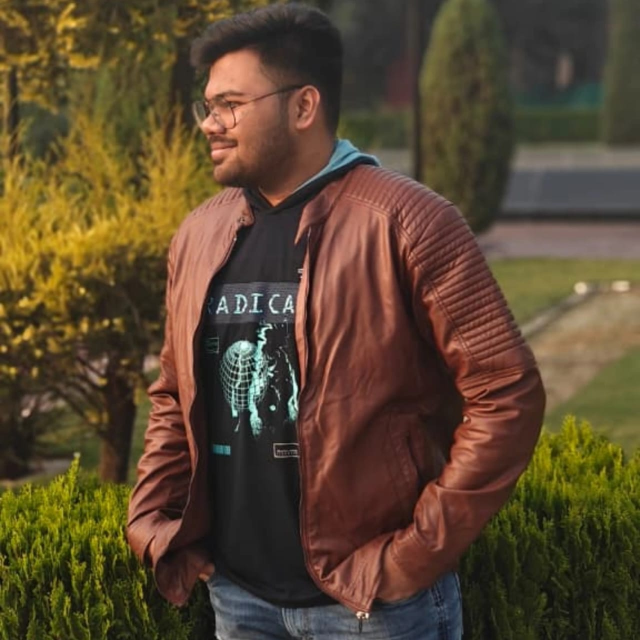
#> input picture profile.jpg, 1280 x 1280 px (shown at 1/2 size)
$ python make_sketch.py
#> lines starting #> are read from the running program, lines starting #| are printed output that depends on the picture; after the words box and inside, x2 and y2 are one past the last pixel; in counts of white or black regions, pixels touching at a corner belong together
"""
Trace profile.jpg into the line drawing the hero portrait draws itself with.

    pip install opencv-python-headless numpy
    python scripts/make_sketch.py

Pipeline: GrabCut separates the subject from the garden behind it, the mask's
outline becomes the silhouette, and Canny edges *inside* the mask become the
features (glasses, ear, eyes, beard line, jacket seams). Every edge is walked
into a single-pass polyline, simplified, smoothed into cubic Beziers and
written to data/sketch.json in a 0..1000 box that lines up exactly with the
portrait crop in data/avatar.txt (both use CROP below).

Like make_avatar.py this is an offline step: the JSON is committed, so the
daily build needs neither OpenCV nor the photo.
"""
import json
import os
import sys

ROOT = os.path.dirname(os.path.dirname(os.path.abspath(__file__)))
SRC = os.path.join(ROOT, "profile.jpg")
OUT = os.path.join(ROOT, "data", "sketch.json")

CROP = (320, 0, 760, 440)   # keep in step with make_avatar.CROP
WORK = 840                  # working resolution for edge detection
MIN_LEN = 22                # drop edge fragments shorter than this (px @ WORK)
MAX_PATHS = 170
BUCKETS = 12                # drawing waves; build.py staggers one keyframe per wave


def walk(contour, seen):
    """findContours walks both sides of a 1px line. Keep each pixel once,
    splitting wherever the walk doubles back over pixels already used."""
    runs, cur = [], []
    for p in contour[:, 0, :]:
        key = (int(p[0]), int(p[1]))
        if key in seen:
            if len(cur) > 1:
                runs.append(cur)
            cur = []
            continue
        seen.add(key)
        cur.append(key)
    if len(cur) > 1:
        runs.append(cur)
    return runs


def plen(pts):
    import math
    return sum(math.dist(pts[i], pts[i + 1]) for i in range(len(pts) - 1))


def to_path(pts, s):
    """Catmull-Rom through the simplified points -> cubic Bezier path."""
    P = [(x * s, y * s) for x, y in pts]
    if len(P) == 2:
        return "M%.0f %.0fL%.0f %.0f" % (P[0] + P[1])
    d = ["M%.0f %.0f" % P[0]]
    for i in range(len(P) - 1):
        p0 = P[i - 1] if i else P[i]
        p1, p2 = P[i], P[i + 1]
        p3 = P[i + 2] if i + 2 < len(P) else p2
        c1 = (p1[0] + (p2[0] - p0[0]) / 6, p1[1] + (p2[1] - p0[1]) / 6)
        c2 = (p2[0] - (p3[0] - p1[0]) / 6, p2[1] - (p3[1] - p1[1]) / 6)
        d.append("C%.0f %.0f %.0f %.0f %.0f %.0f" % (c1 + c2 + p2))
    return "".join(d)


def main():
    try:
        import cv2
        import numpy as np
    except Exception as e:
        print("needs opencv-python-headless and numpy (%s)" % e, file=sys.stderr)
        return 1

    im = cv2.imread(SRC)
#> im is the input picture: shape (1280, 1280, 3); mean B, G, R 48.2, 71.1, 89.2
    x0, y0, x1, y1 = CROP
    c = cv2.resize(im[y0:y1, x0:x1], (WORK, WORK), interpolation=cv2.INTER_CUBIC)
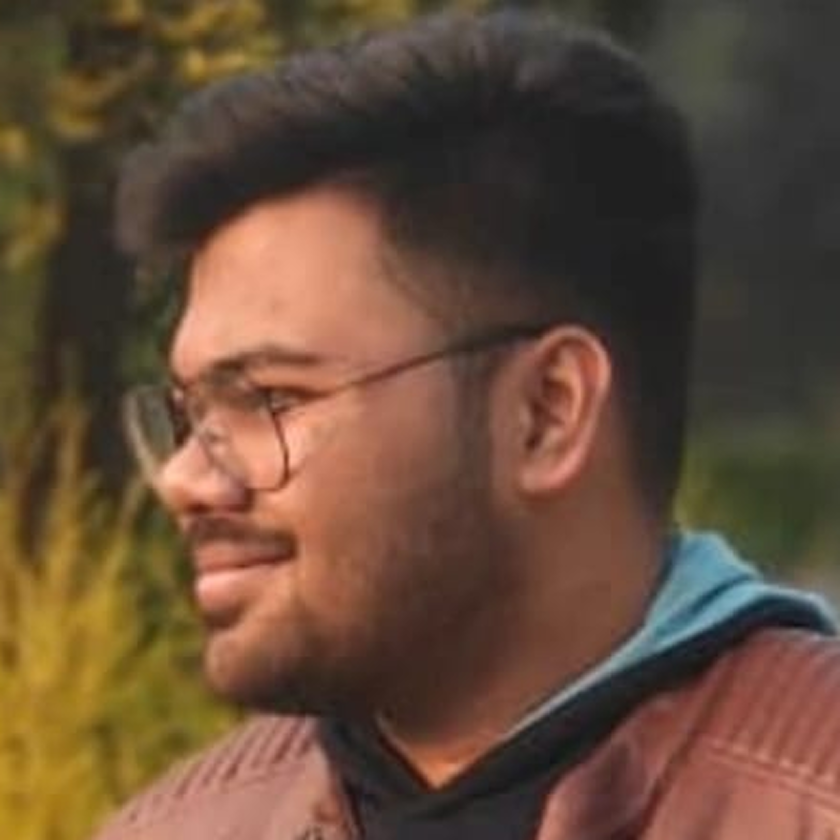
#> c: shape (840, 840, 3); mean B, G, R 57.4, 75.8, 100.5

    # -- subject mask
    mask = np.zeros(c.shape[:2], np.uint8)
    bg, fg = np.zeros((1, 65)), np.zeros((1, 65))
    cv2.grabCut(c, mask, (40, 1, WORK - 60, WORK - 2), bg, fg, 8, cv2.GC_INIT_WITH_RECT)
    m = np.where((mask == 1) | (mask == 3), 255, 0).astype(np.uint8)
    m = cv2.morphologyEx(m, cv2.MORPH_OPEN, np.ones((9, 9), np.uint8))
    m = cv2.morphologyEx(m, cv2.MORPH_CLOSE, np.ones((31, 31), np.uint8))
    n, lab, st, _ = cv2.connectedComponentsWithStats(m)
#> n = 2
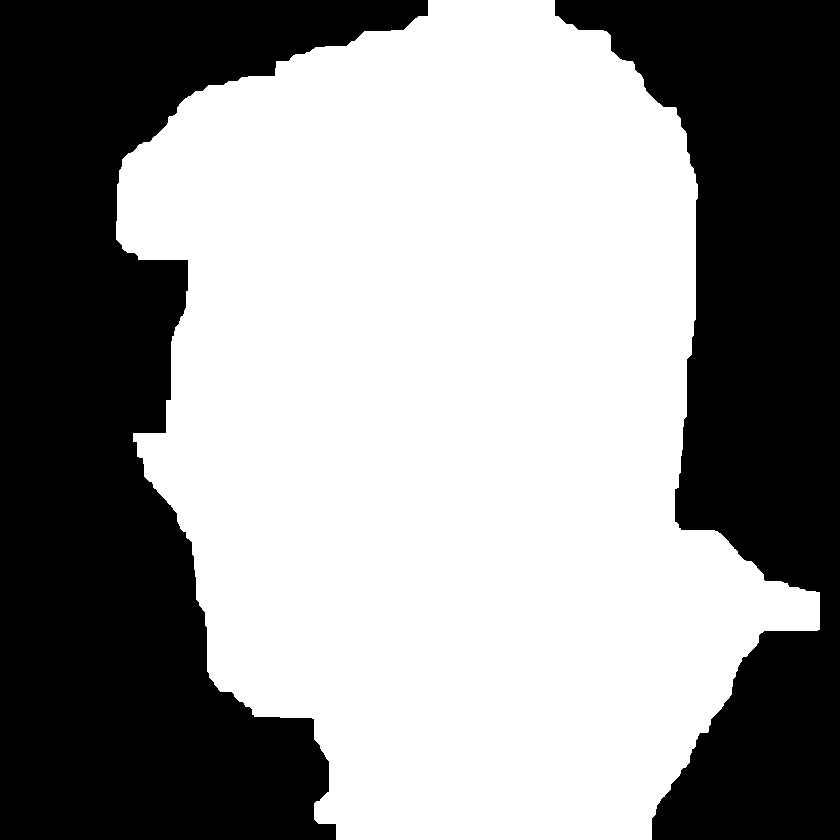
#> m: shape (840, 840); 57.4% white; 2 black regions, box (x1, y1, x2, y2) and area: (0, 0, 428, 840) 177124, (555, 0, 840, 840) 123390
    m = np.where(lab == 1 + np.argmax(st[1:, cv2.CC_STAT_AREA]), 255, 0).astype(np.uint8)
    m = (cv2.GaussianBlur(m, (0, 0), 7) > 127).astype(np.uint8) * 255

    # -- edges
    g = cv2.cvtColor(c, cv2.COLOR_BGR2GRAY)
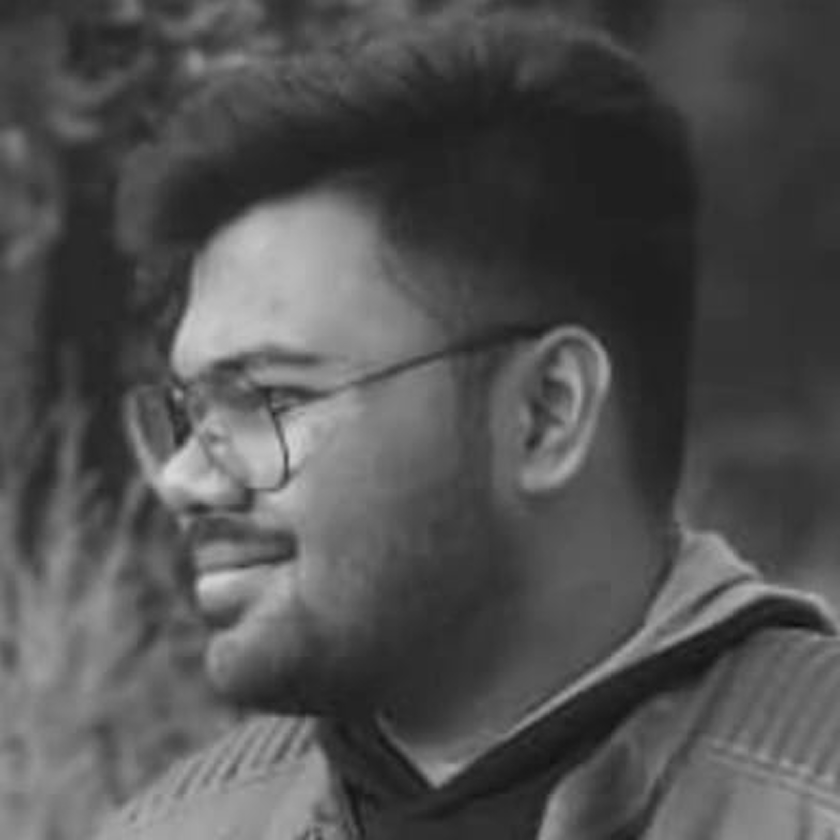
#> g: shape (840, 840); min 14, max 217, mean 81.1
    g = cv2.createCLAHE(2.5, (8, 8)).apply(g)
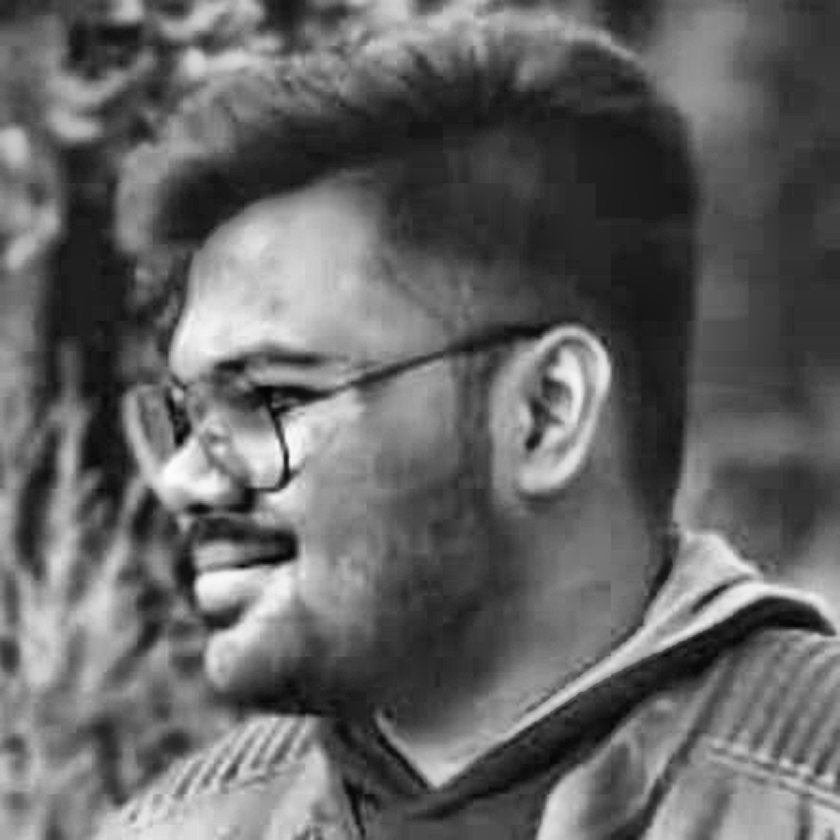
#> g: shape (840, 840); min 4, max 253, mean 100.3
    g = cv2.GaussianBlur(g, (0, 0), 2.0)
    e = cv2.Canny(g, 16, 46)
#> e: shape (840, 840); 3.5% white in thin lines or dots
    e = cv2.bitwise_and(e, cv2.erode(m, np.ones((13, 13), np.uint8)))
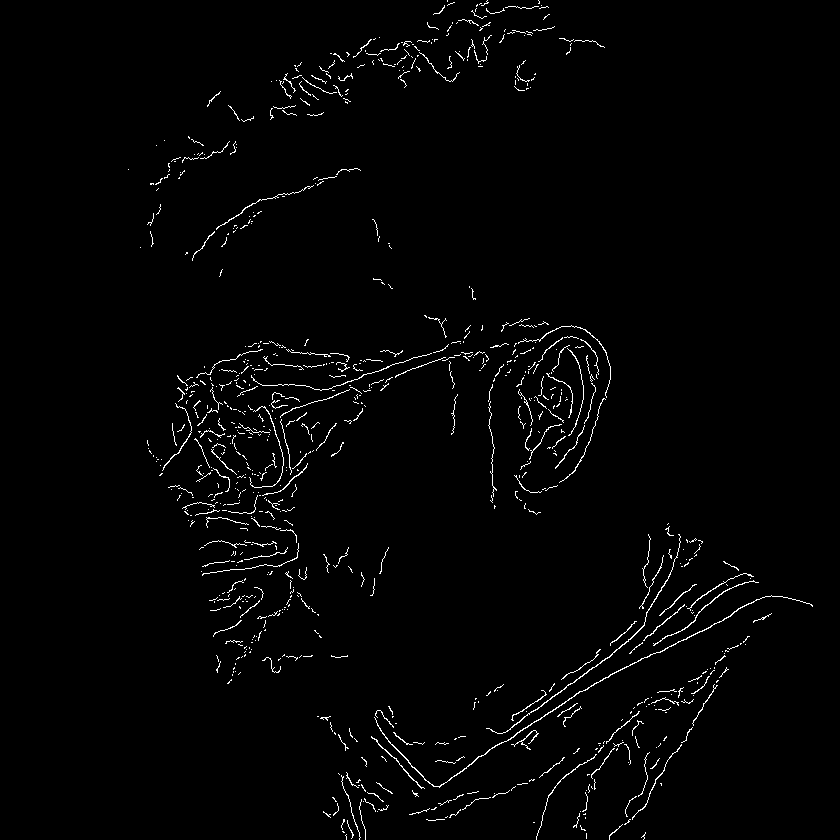
#> e: shape (840, 840); 1.7% white in thin lines or dots, all inside (x1, y1, x2, y2) = (128, 0, 813, 840)
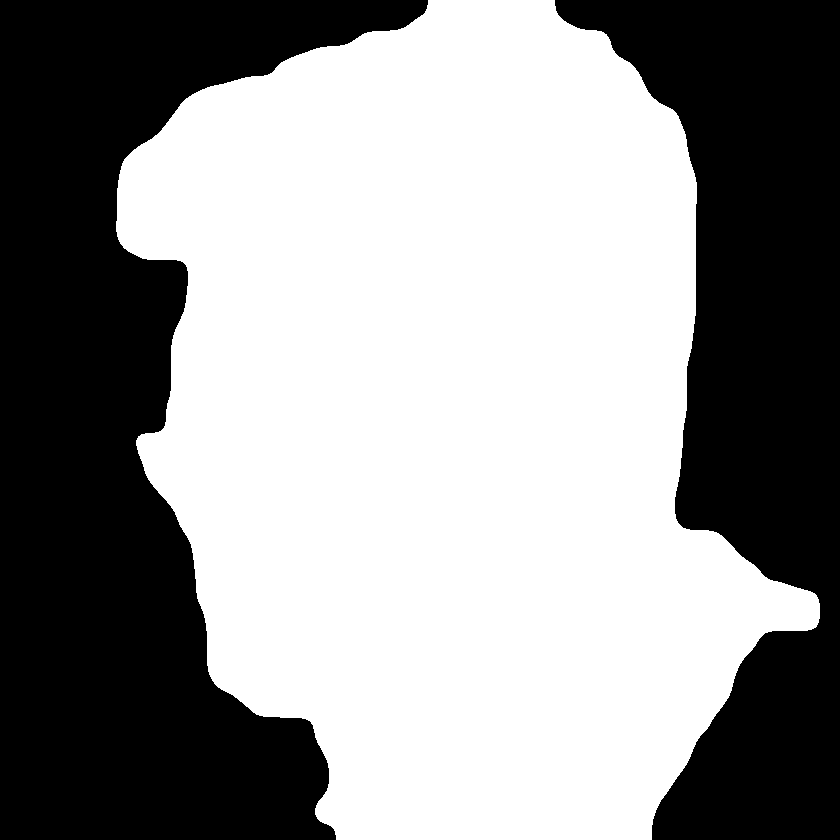
#> m: shape (840, 840); 57.4% white; 2 black regions, box (x1, y1, x2, y2) and area: (0, 0, 428, 840) 177124, (555, 0, 840, 840) 123399
    sil = cv2.Canny(m, 50, 150)
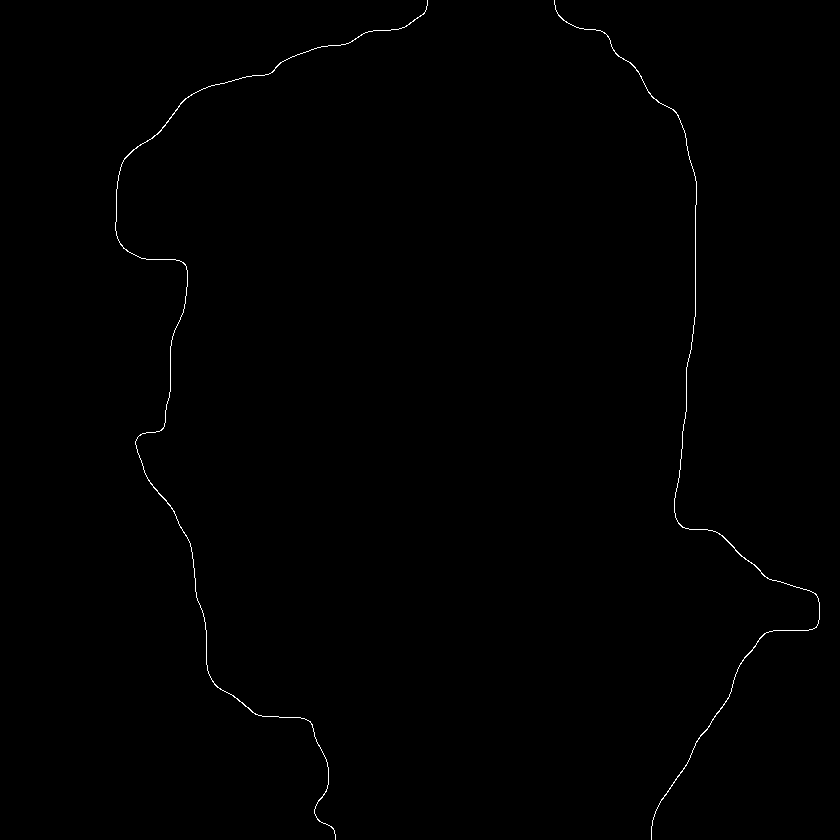
#> sil: shape (840, 840); 0.34% white in thin lines or dots, all inside (x1, y1, x2, y2) = (115, 0, 820, 840)

    s = 1000.0 / WORK
    paths = []
    for layer, img in (("sil", sil), ("feat", e)):
        seen = set()
        cs, _ = cv2.findContours(img, cv2.RETR_LIST, cv2.CHAIN_APPROX_NONE)
#> cs = 2 contours; box (x1, y1, x2, y2) and area: (554, 0, 820, 840) 130, (115, 0, 428, 840) 128
        for cnt in cs:
            for run in walk(cnt, seen):
#> the loop in walk, `for p in contour[:, 0, :]:` made 1987 passes
#> key on passes 1 to 3: (554, 0), (554, 1), (554, 2)
#> after the loop in walk, `for p in contour[:, 0, :]:`: runs = 26 items; seen = 1124 items
                arr = np.array(run, np.int32).reshape(-1, 1, 2)
#> arr = contour of 995 points, box (x1, y1, x2, y2) (554, 0, 820, 840), area 75434
                L = cv2.arcLength(arr, False)
#> L = 1127.4
                if L < (MIN_LEN if layer == "feat" else 60):
                    continue
                simp = cv2.approxPolyDP(arr, 1.6, False)[:, 0, :].tolist()
#> simp = 38 pairs, first value 554 to 819, second value 0 to 839
                cy = sum(p[1] for p in run) / len(run)
#> cy = 422.7
                paths.append(dict(layer=layer, d=to_path(simp, s), len=L, y=cy))
#> in to_path, `P = [(x * s, y * s) for x, y in pts]`: P = 38 pairs, first value 659.5 to 975, second value 0 to 998.8
#> in to_path, `d = ["M%.0f %.0f" % P[0]]`: d = ['M660 0']
#> the loop in to_path, `for i in range(len(P) - 1):` made 37 passes
#> (p0, p1, p2, p3, c1, c2) on passes 2 to 8: ((659.5, 0), (664.3, 17.86), (673.8, 26.19), (689.3, 33.33), (666.7, 22.22), (669.6, 23.61)), ((664.3, 17.86), (673.8, 26.19), (689.3, 33.33), (714.3, 35.71), (678, 28.77), (682.5, 31.75)), ((673.8, 26.19), (689.3, 33.33), (714.3, 35.71), (722.6, 41.67), (696, 34.92), (708.7, 34.33)), ((689.3, 33.33), (714.3, 35.71), (722.6, 41.67), (732.1, 63.1), (719.8, 37.1), (719.6, 37.1)), ((714.3, 35.71), (722.6, 41.67), (732.1, 63.1), (757.1, 82.14), (725.6, 46.23), (726.4, 56.35)), ((722.6, 41.67), (732.1, 63.1), (757.1, 82.14), (775, 114.3), (737.9, 69.84), (750, 73.61)), ((732.1, 63.1), (757.1, 82.14), (775, 114.3), (806, 135.7), (764.3, 90.67), (766.9, 105.4))
#> (p1, p2, p3, c1, c2) on pass 1: ((659.5, 0), (664.3, 17.86), (673.8, 26.19), (660.3, 2.98), (661.9, 13.49))
#> after the loop in to_path, `for i in range(len(P) - 1):`: d = 38 items, first 6: 'M660 0', 'C660 3 662 13 664 18', 'C667 22 670 24 674 26', 'C678 29 683 32 689 33', 'C696 35 709 34 714 36', 'C720 37 720 37 723 42'

    sil_p = [p for p in paths if p["layer"] == "sil"]
    feat = sorted((p for p in paths if p["layer"] == "feat"), key=lambda p: -p["len"])
    feat = feat[:MAX_PATHS - len(sil_p)]
    # silhouette first, then features top-to-bottom, long strokes before short
    feat.sort(key=lambda p: p["y"])
    ordered = sil_p + feat
    for i, p in enumerate(ordered):
        p["w"] = 0 if p["layer"] == "sil" else 1 + int((i - len(sil_p)) * (BUCKETS - 1) / max(1, len(feat)))
    out = [{"d": p["d"], "w": p["w"], "k": p["layer"]} for p in ordered]

    os.makedirs(os.path.dirname(OUT), exist_ok=True)
    with open(OUT, "w", encoding="utf-8") as f:
        json.dump({"box": 1000, "crop": CROP, "waves": BUCKETS, "paths": out}, f, separators=(",", ":"))

    preview = np.full((WORK, WORK), 255, np.uint8)
    preview[cv2.bitwise_or(e, sil) > 0] = 0
    cv2.imwrite(os.path.join(ROOT, "data", "_sketch_preview.png"), preview)
    print("wrote %s: %d paths, %.1f KB" % (OUT, len(out), os.path.getsize(OUT) / 1024))
    return 0


if __name__ == "__main__":
    sys.exit(main())
